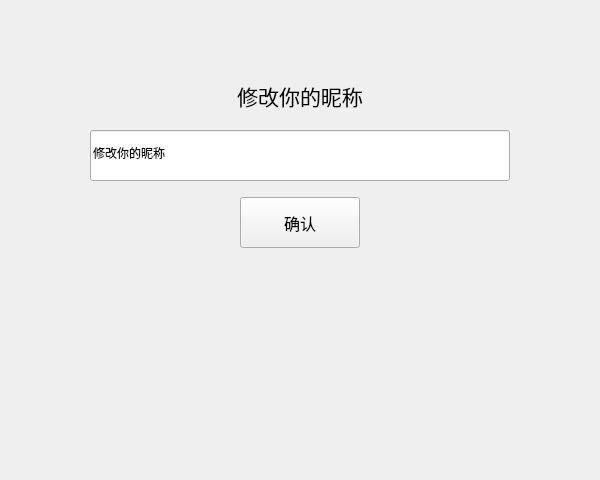
<?xml version="1.0" encoding="UTF-8"?>
<ui version="4.0">
 <class>ModifyNicknameWindow</class>
 <widget class="QWidget" name="ModifyNicknameWindow">
  <property name="geometry">
   <rect>
    <x>0</x>
    <y>0</y>
    <width>600</width>
    <height>480</height>
   </rect>
  </property>
  <property name="windowTitle">
   <string>Form</string>
  </property>
  <widget class="QLabel" name="label_InputInfo">
   <property name="geometry">
    <rect>
     <x>130</x>
     <y>60</y>
     <width>340</width>
     <height>71</height>
    </rect>
   </property>
   <property name="font">
    <font>
     <family>..黑体UI-日本语</family>
     <pointsize>16</pointsize>
    </font>
   </property>
   <property name="text">
    <string>修改你的昵称</string>
   </property>
   <property name="alignment">
    <set>Qt::AlignCenter</set>
   </property>
  </widget>
  <widget class="QPushButton" name="pushButton_Modify">
   <property name="geometry">
    <rect>
     <x>240</x>
     <y>197</y>
     <width>120</width>
     <height>51</height>
    </rect>
   </property>
   <property name="font">
    <font>
     <family>..黑体UI-日本语</family>
     <pointsize>12</pointsize>
    </font>
   </property>
   <property name="text">
    <string>确认</string>
   </property>
  </widget>
  <widget class="QLineEdit" name="lineEdit_NickName">
   <property name="geometry">
    <rect>
     <x>90</x>
     <y>130</y>
     <width>420</width>
     <height>51</height>
    </rect>
   </property>
   <property name="text">
    <string>修改你的昵称</string>
   </property>
  </widget>
 </widget>
 <resources/>
 <connections/>
</ui>
